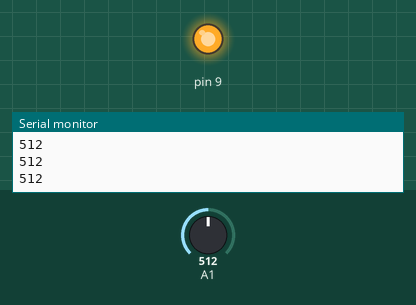
A sketch run on a simulated Arduino Uno, built with avr-gcc and run on an emulated ATmega328P. Parts: output pins drawn as LEDs (lit = HIGH), the last lines printed to the serial monitor. The inputs (shaded band) are chosen by the test bench; at power-on: A1 = 512.

Above: at 1.2 s.
1.3 s: A1 set to 488
At 2.1 s:
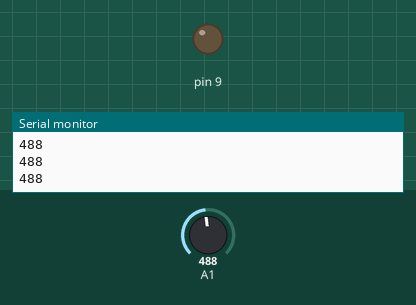
2.8 s: A1 set to 510
At 3.3 s:
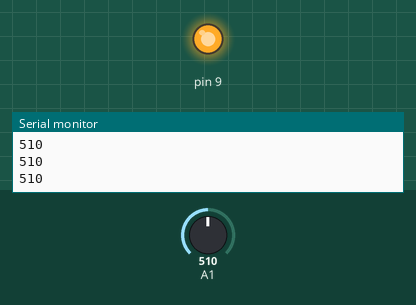
4.3 s: A1 set to 490
At 5.6 s:
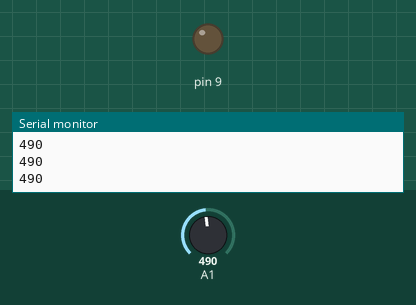
Timing chart, 0 to 7.3 s (numbered marks = the images above; inputs shaded):
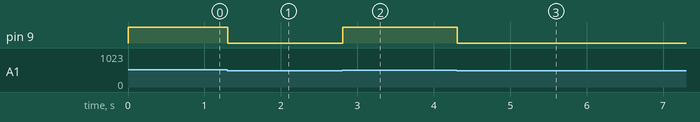

The sketch:

potentiometer.ino
```cpp
void setup() {
  // put your setup code here, to run once:
pinMode(A1,INPUT);
Serial.begin(9600);
pinMode(9,OUTPUT);
}

void loop() {
  // put your main code here, to run repeatedly:
int potVal=analogRead(A1);
Serial.println(potVal);
if(potVal>=500){
  digitalWrite(9,HIGH);
}
else{
  digitalWrite(9,LOW);
}
}
```

Measured:
- the behaviour switches between 500 and 499 on A1 (found by bisection; images 0 and 1)
- after the input at 1.3 s, pin 9: HIGH → LOW at once
- after the input at 2.8 s, pin 9: LOW → HIGH at once
- after the input at 4.3 s, pin 9: HIGH → LOW at once
